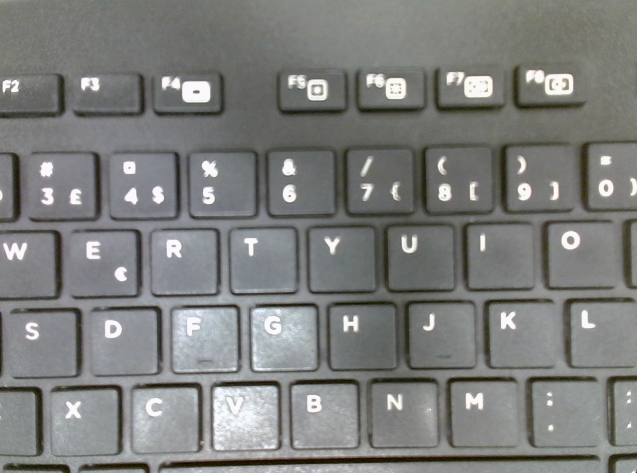
#> input picture keyboard.png, 637 x 473 px
$ python KeyboardMatching.py
#> lines starting #> are read from the running program, lines starting #| are printed output that depends on the picture; after the words box and inside, x2 and y2 are one past the last pixel; in counts of white or black regions, pixels touching at a corner belong together
import cv2
import numpy as np

# Load image
img = cv2.imread("keyboard.png")
#> img is the input picture: shape (473, 637, 3); mean B, G, R 124.5, 126.3, 125.2
gray = cv2.cvtColor(img, cv2.COLOR_BGR2GRAY)

# Noise reduction
blur = cv2.GaussianBlur(gray, (5,5), 0)
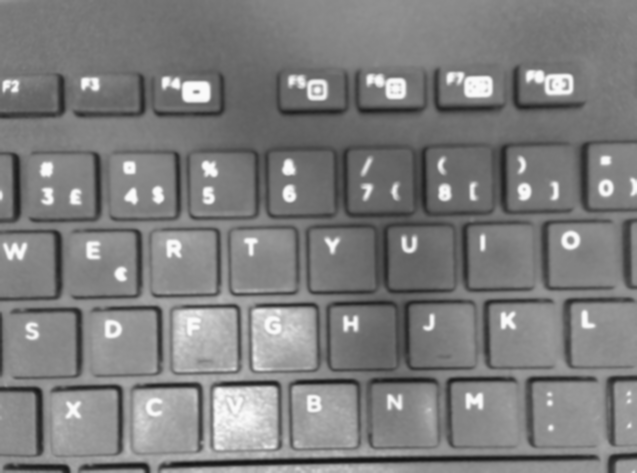
#> blur: shape (473, 637); min 17, max 250, mean 125.8

# Edge detection
edges = cv2.Canny(blur, 50, 150)
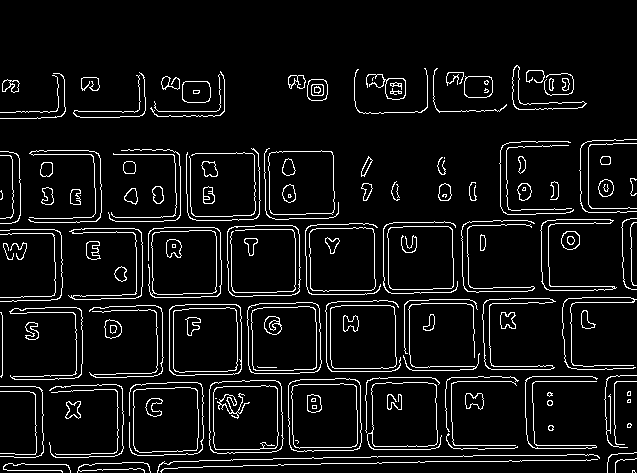
#> edges: shape (473, 637); 6.9% white in thin lines or dots, all inside (x1, y1, x2, y2) = (0, 65, 637, 473)

# Load the H-edge template
template = cv2.imread("H.png", cv2.IMREAD_GRAYSCALE)
#> (the run stopped early here; a loop or call above may not have finished)

$ run again, with current_frame.png copied over keyboard.png
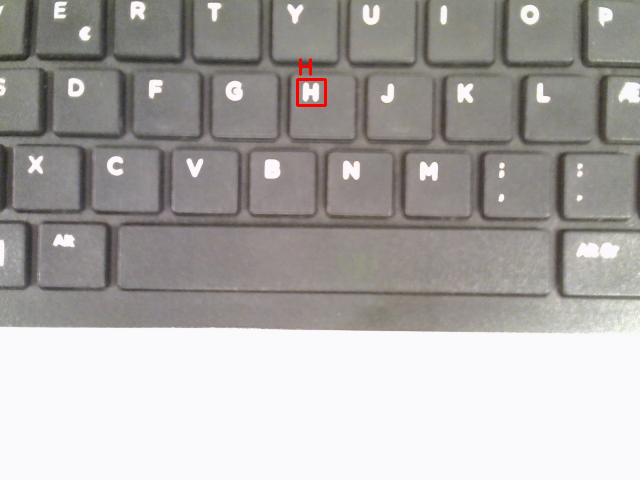
#> input picture current_frame.png, 640 x 480 px
#> img is the input picture: shape (480, 640, 3); mean B, G, R 167.6, 169.8, 173.1
#> `edges = cv2.Canny(blur, 50, 150)`:
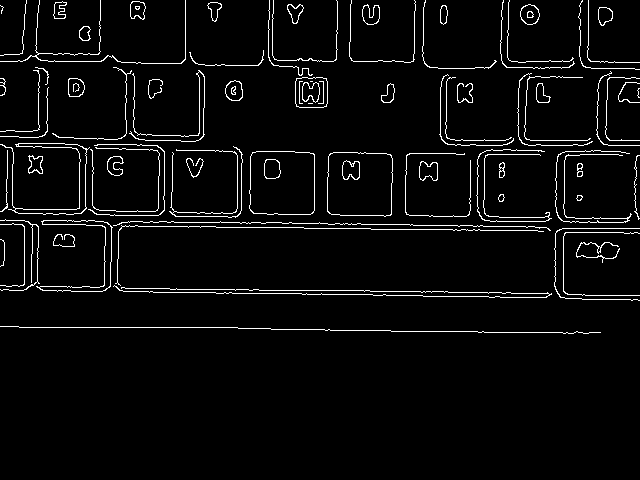
#> edges: shape (480, 640); 4% white in thin lines or dots, all inside (x1, y1, x2, y2) = (0, 0, 640, 334)

$ run again, with ruler.png copied over keyboard.png
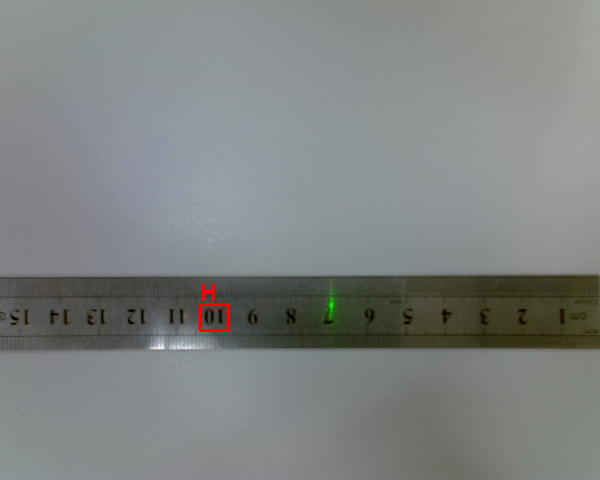
#> input picture ruler.png, 600 x 480 px
#> img is the input picture: shape (480, 600, 3); mean B, G, R 130.2, 130.9, 127.3
#> `gray = cv2.cvtColor(img, cv2.COLOR_BGR2GRAY)`:
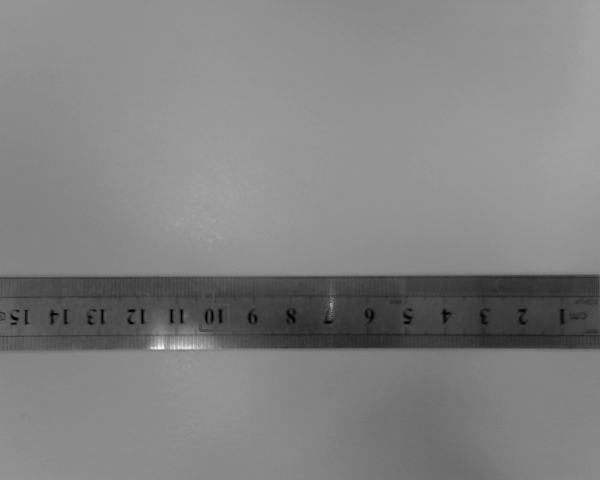
#> gray: shape (480, 600); min 2, max 247, mean 129.7
#> `edges = cv2.Canny(blur, 50, 150)`:
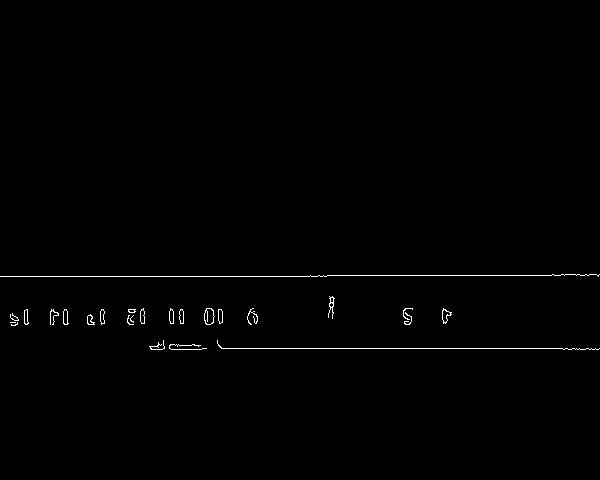
#> edges: shape (480, 600); 0.62% white in thin lines or dots, all inside (x1, y1, x2, y2) = (0, 274, 600, 350)

$ run again, with saved_frame.png copied over keyboard.png
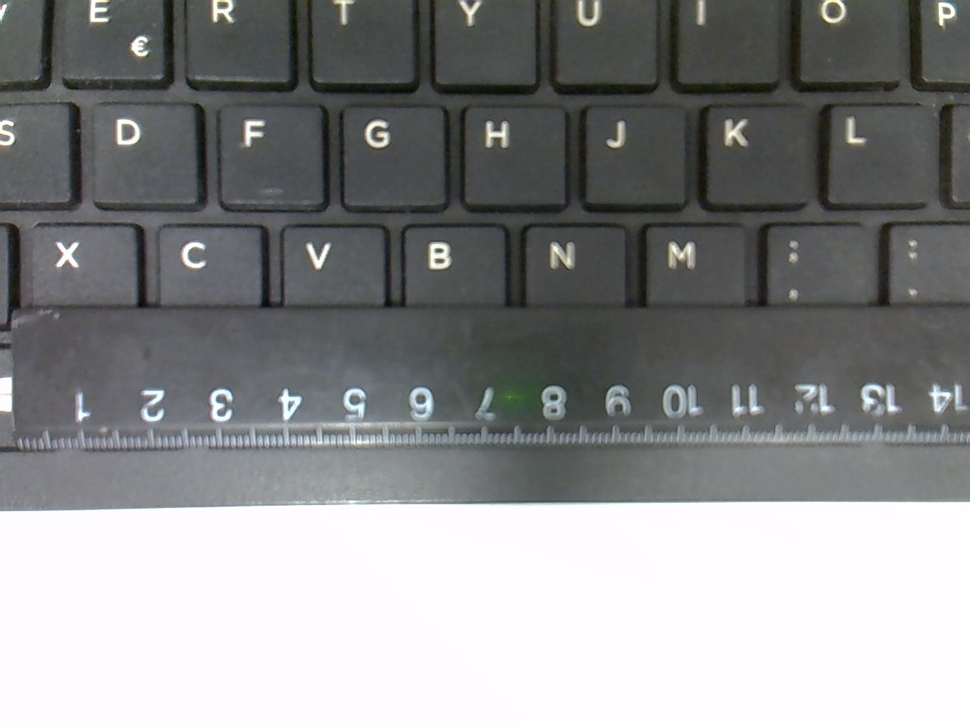
#> input picture saved_frame.png, 970 x 727 px, shrunk from 1280 x 960 before the run
#> img is the input picture: shape (727, 970, 3); mean B, G, R 141.1, 140.7, 139.6
#> `edges = cv2.Canny(blur, 50, 150)`:
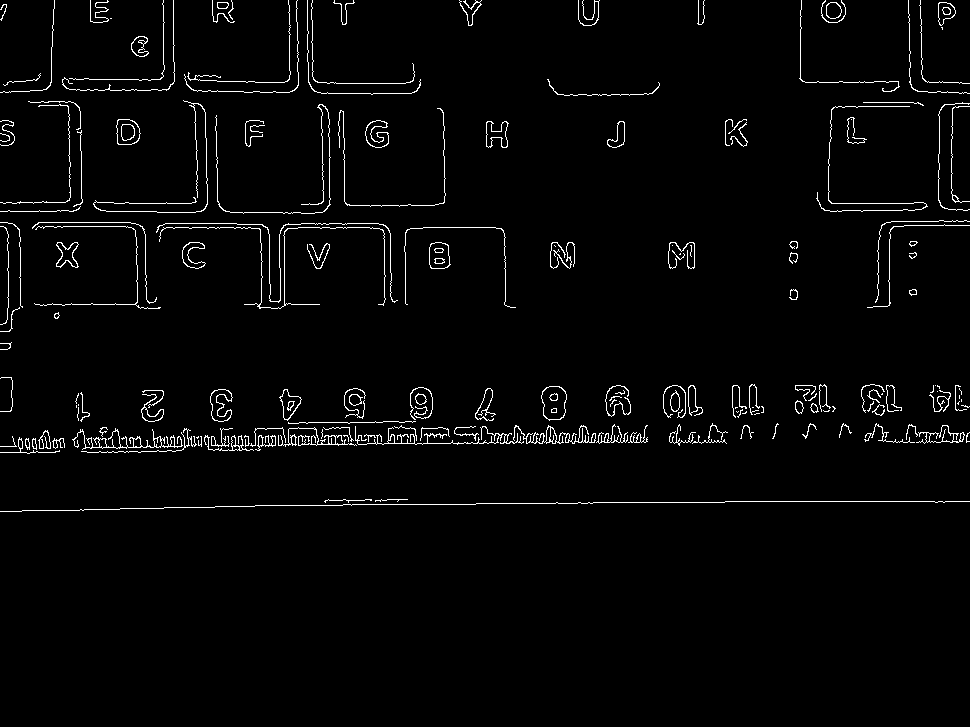
#> edges: shape (727, 970); 2.5% white in thin lines or dots, all inside (x1, y1, x2, y2) = (0, 0, 970, 512)
